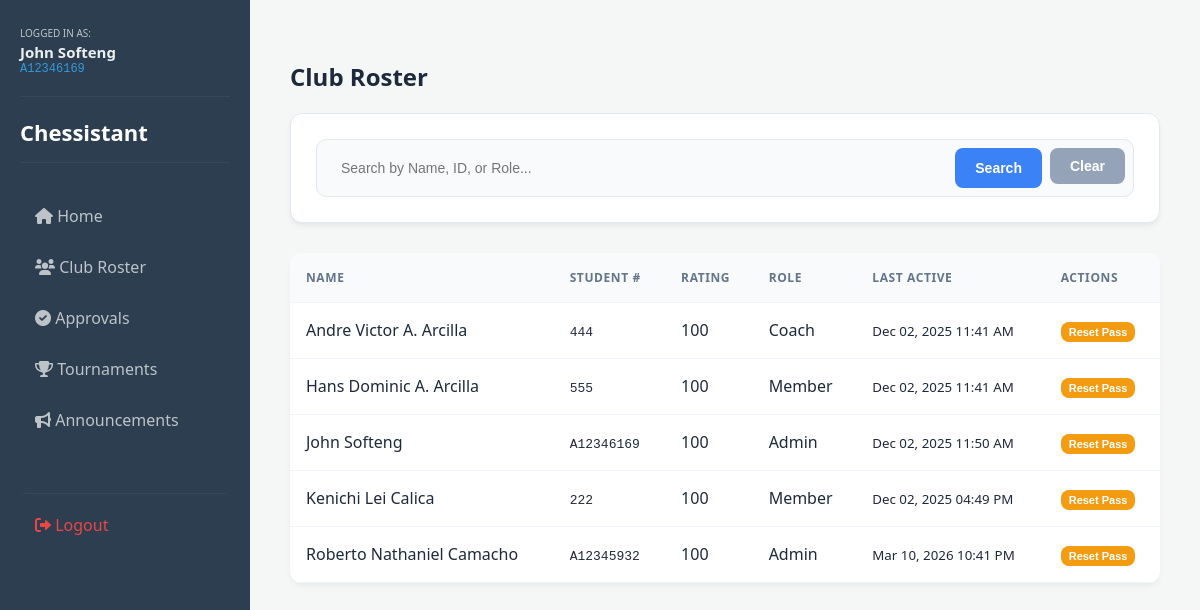
Page /Chessistant.php?page=roster (signed in) on the earlier database version.
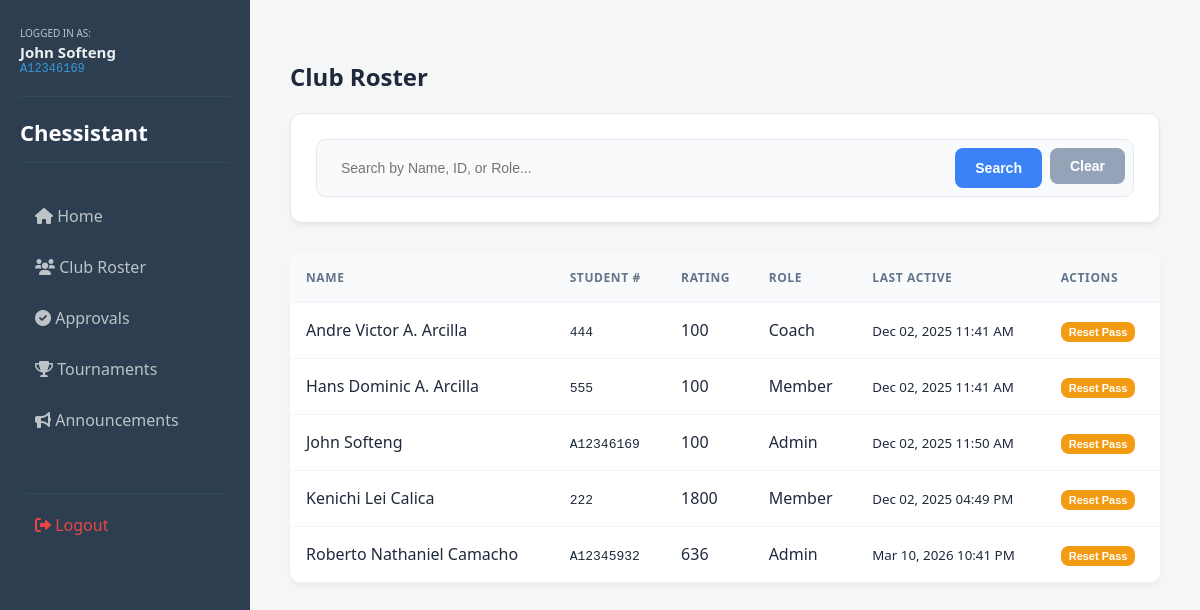
Same page on the later database version.
### tables this page shows
CREATE TABLE "Profiles" (
	"UserID"	INTEGER NOT NULL DEFAULT 1 CHECK("UserID" >= 0),
	"StudName"	TEXT NOT NULL DEFAULT 'John Smith',
	"StudNum"	TEXT NOT NULL UNIQUE,
	"Email"	TEXT NOT NULL DEFAULT 'no.mail@umak.edu.ph',
	"Password"	TEXT NOT NULL DEFAULT '12345',
	"Rating"	INTEGER NOT NULL DEFAULT 100 CHECK("Rating" >= 1),
	"PuzzlesWin"	INTEGER NOT NULL DEFAULT 0,
	"PuzzlesTotal"	INTEGER NOT NULL DEFAULT 0,
	"Role"	TEXT NOT NULL DEFAULT 'Member' CHECK("Role" IN ('Member', 'Coach', 'Admin', 'Disabled')),
	"Date"	TEXT NOT NULL DEFAULT (strftime('%m/%d/%Y %H:%M:%S', 'now')),
	"LastModified"	INTEGER NOT NULL DEFAULT (strftime('%s', 'now')),
	PRIMARY KEY("UserID" AUTOINCREMENT)
);

### Chessistant.php (the view, shortened to what this page needs)
<?php
try {
    $db = new PDO('sqlite:Hoshiyomi_ChessApp.db');
    $db->setAttribute(PDO::ATTR_ERRMODE, PDO::ERRMODE_EXCEPTION);
} catch (PDOException $e) {
    die("Database connection failed: " . $e->getMessage());
}
$page = isset($_GET['page']) ? $_GET['page'] : 'home';
$search = isset($_GET['search']) ? $_GET['search'] : '';
?>
<!DOCTYPE html>
<html>
<head>
    <link rel="stylesheet" href="style.css">
    <link rel="stylesheet" href="https://cdnjs.cloudflare.com/ajax/libs/font-awesome/6.0.0/css/all.min.css">
</head>
<body>
<div id="sidebar">
    <div class="admin-profile">
        <small style="color: #bdc3c7; font-size: 10px;">LOGGED IN AS:</small>
        <div class="admin-name"><?php echo htmlspecialchars($_SESSION['admin_name']); ?></div>
        <div class="admin-id"><?php echo htmlspecialchars($_SESSION['admin_stud_num'] ?? 'ID Not Found'); ?></div>
    </div>
    <h2>Chessistant</h2>
    <nav>
        <a href="?page=home"><i class="fas fa-home"></i> Home</a>
        <a href="?page=roster"><i class="fas fa-users"></i> Club Roster</a>
        <a href="?page=approvals"><i class="fas fa-check-circle"></i> Approvals</a>
        <a href="?page=tournament"><i class="fas fa-trophy"></i> Tournaments</a>
        <a href="?page=announcement"><i class="fas fa-bullhorn"></i> Announcements</a>
    </nav>
    <a href="logout.php" style="color: #ef4444; margin-top: 50px; border-top: 1px solid #34495e; padding-top: 20px;">
        <i class="fas fa-sign-out-alt"></i> Logout
    </a>
</div>
    <div id="content">
        <?php
        switch ($page) {
            case 'roster':
                echo "<h2>Club Roster</h2>";
                echo "<div class='card'>
                        <form method='GET' class='search-container'>
                            <input type='hidden' name='page' value='roster'>
                            <input type='text' name='search' placeholder='Search by Name, ID, or Role...' value='" . htmlspecialchars($search) . "'>
                            <button type='submit' class='btn-edit'>Search</button>
                            <a href='?page=roster'><button type='button' class='btn-cancel'>Clear</button></a>
                        </form>
                      </div>";
                $queryStr = "SELECT * FROM Profiles";
                $params = [];
                $queryStr .= " ORDER BY StudName ASC";
                echo "<table>
                <tr>
                    <th>Name</th>
                    <th>Student #</th>
                    <th>Rating</th>
                    <th>Role</th>
                    <th>Last Active</th>
                    <th>Actions</th>
                </tr>";
                $stmt = $db->prepare($queryStr);
                $stmt->execute($params);
                $users = $stmt->fetchAll();
                if (!$users) {
                    echo "<tr><td colspan='4' style='text-align:center;'>No members found.</td></tr>";
                } else {
                foreach ($users as $u) {
                    $lastActive = ($u['LastModified'] > 0) ? date("M d, Y h:i A", $u['LastModified']) : "Never";
                    echo "<tr>
                            <td>{$u['StudName']}</td>
                            <td><code>{$u['StudNum']}</code></td>
                            <td>{$u['Rating']}</td>
                            <td>{$u['Role']}</td>
                            <td><small>$lastActive</small></td>
                            <td>
                                <form method='POST' style='display:inline;' onsubmit='return confirm(\"Reset password?\");'>
                                    <input type='hidden' name='user_id' value='{$u['UserID']}'>
                                    <button type='submit' name='reset_password' class='btn-delete' style='background:#f39c12; padding: 4px 8px; font-size: 11px;'>Reset Pass</button>
                                </form>
                            </td>
                        </tr>";
                }
                echo "</table>";
                }
                break;
        }
        ?>
    </div>
</body>
</html>

### style.css (style rules this page uses)
* { box-sizing: border-box; }
body { display: flex; font-family: 'Segoe UI', system-ui, -apple-system, sans-serif; margin: 0; background: #f4f7f6; min-height: 100vh; color: #1e293b; }
#sidebar { width: 250px; background: #2c3e50; color: white; height: 100vh; padding: 20px; position: fixed; left: 0; top: 0; z-index: 1000; }
#content { flex-grow: 1; margin-left: 250px; padding: 40px; width: calc(100% - 250px); }
#sidebar h2 { margin: 20px 0 30px; border-bottom: 1px solid #34495e; padding-bottom: 15px; font-size: 22px; }
.admin-profile { padding-bottom: 20px; margin-bottom: 20px; border-bottom: 1px solid #34495e; }
.admin-name { color: #ecf0f1; font-weight: 600; font-size: 15px; }
.admin-id { color: #3498db; font-size: 12px; font-family: 'Courier New', monospace; }
#sidebar a { color: #bdc3c7; text-decoration: none; display: block; padding: 12px 15px; border-radius: 6px; margin-bottom: 5px; transition: all 0.3s ease; }
.card { background: white; padding: 25px; border-radius: 12px; box-shadow: 0 4px 6px -1px rgba(0,0,0,0.05), 0 2px 4px -1px rgba(0,0,0,0.03); margin-bottom: 30px; border: 1px solid #e2e8f0; }
table { width: 100%; border-collapse: collapse; background: white; border-radius: 12px; overflow: hidden; box-shadow: 0 4px 6px -1px rgba(0,0,0,0.05); }
th, td { padding: 16px; border-bottom: 1px solid #f1f5f9; text-align: left; }
th { background: #f8fafc; font-weight: 600; color: #64748b; text-transform: uppercase; font-size: 12px; letter-spacing: 0.05em; }
input[type="text"], input[type="password"], textarea, select { width: 100%; padding: 12px 16px; margin: 8px 0 16px; border: 1.5px solid #e2e8f0; border-radius: 8px; background-color: #ffffff; font-size: 14px; transition: all 0.2s ease; box-sizing: border-box; outline: none; }
.search-container { background: #f8fafc; padding: 8px; border-radius: 10px; display: flex; gap: 8px; max-width: 900px; border: 1px solid #e2e8f0; }
.search-container input { margin: 0; border: none; background: transparent; }
button, .btn { border: none; padding: 10px 20px; border-radius: 8px; cursor: pointer; font-weight: 600; font-size: 14px; transition: all 0.2s ease; display: inline-flex; align-items: center; justify-content: center; }
.btn-edit { background: #3b82f6; color: white; }
.btn-delete { background: #ef4444; color: white; }
.btn-cancel { background: #94a3b8; color: white; }

Differences in the rows shown:
changed profiles "Kenichi Lei Calica": Rating "100" → "1800"
changed profiles "Roberto Nathaniel Camacho": Rating "100" → "636"
